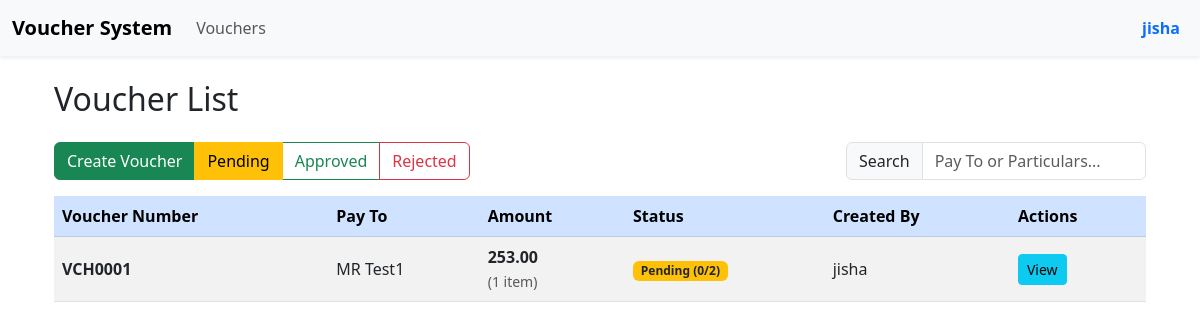
Page /vouchers/ (signed in) on the earlier database version.
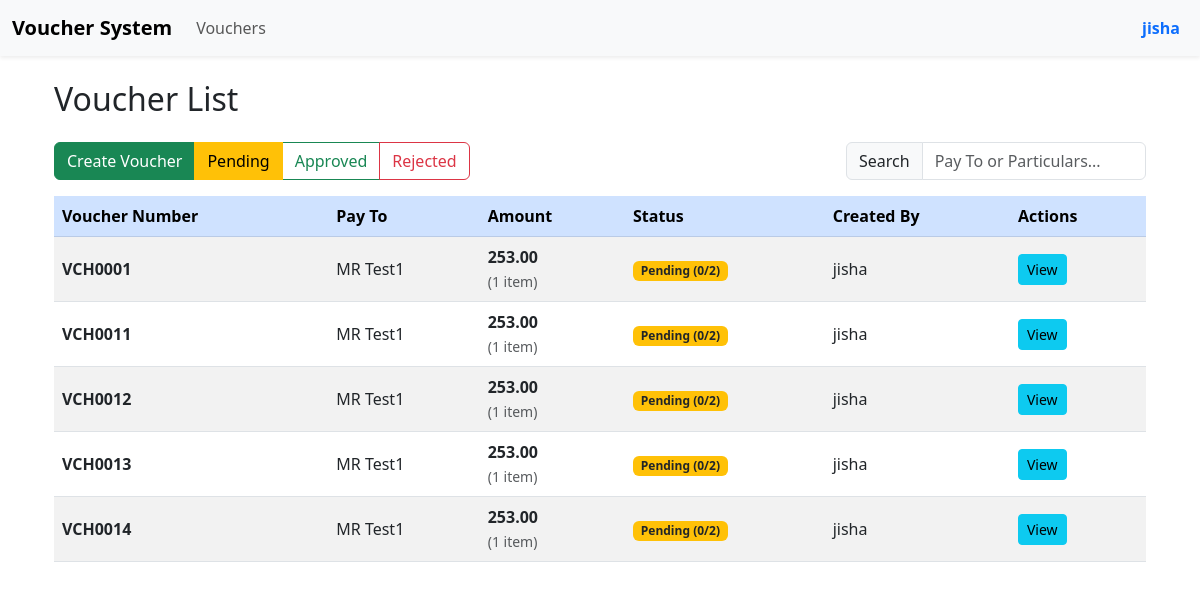
Same page on the later database version.
### vouchers/models.py (models this page shows, shortened)
class Voucher(models.Model):
    PAYMENT_TYPES = (
        ('CASH', 'Cash'),
        ('CHEQUE', 'Cheque'),
        ('PETTY_CASH', 'Petty Cash'),
    )
    voucher_number = models.CharField(max_length=20, unique=True, blank=True)
    voucher_date = models.DateField()
    payment_type = models.CharField(max_length=20, choices=PAYMENT_TYPES)
    name_title = models.CharField(max_length=5, choices=[('MR', 'Mr.'), ('MRS', 'Mrs.'), ('MS', 'Ms.')])
    pay_to = models.CharField(max_length=200)
    attachment = models.FileField(upload_to='vouchers/attachments/', null=True, blank=True)
    cheque_number = models.CharField(
        max_length=20,
        blank=True,
        null=True,
        help_text="Required only for Cheque payments"
    )
    cheque_attachment = models.FileField(
        upload_to='vouchers/cheques/',
        null=True,
        blank=True,
        help_text="Required only for Cheque payments"
    )
    created_by = models.ForeignKey(User, on_delete=models.CASCADE, related_name='vouchers')
    created_at = models.DateTimeField(auto_now_add=True)
    status = models.CharField(
        max_length=10,
        choices=[('PENDING', 'Pending'), ('APPROVED', 'Approved'), ('REJECTED', 'Rejected')],
        default='PENDING'
    )
    required_approvers_snapshot = models.JSONField(
        default=list,
        blank=True,
        help_text="List of usernames required at voucher creation time"
    )
    def _get_current_required_approvers(self):
        levels = ApprovalLevel.objects.filter(is_active=True).select_related('designation').order_by('order')
        usernames = []
        for level in levels:
            users = UserProfile.objects.filter(
                designation=level.designation,
                user__groups__name='Admin Staff'
            ).values_list('user__username', flat=True).distinct()
            usernames.extend(users)
        return usernames
    @property
    def required_approvers(self):
        if self.status in ['APPROVED', 'REJECTED']:
            return self.required_approvers_snapshot or []
        else:
            return self._get_current_required_approvers()

class Particular(models.Model):
    voucher = models.ForeignKey(Voucher, on_delete=models.CASCADE, related_name='particulars')
    description = models.CharField(max_length=300)
    amount = models.DecimalField(max_digits=12, decimal_places=2)
    attachment = models.FileField(
        upload_to='vouchers/particulars/',
        null=True,
        blank=True,
        help_text="Attach receipt/invoice for this item"
    )

class ApprovalLevel(models.Model):
    designation = models.OneToOneField(Designation, on_delete=models.CASCADE)
    order = models.PositiveIntegerField(unique=True, help_text="Lower number = earlier in approval chain")
    is_active = models.BooleanField(default=True, help_text="Only active levels require approval")
    updated_by = models.ForeignKey(User, on_delete=models.CASCADE)
    updated_at = models.DateTimeField(auto_now=True)
    class Meta:
        ordering = ['order']
        verbose_name = "Approval Level"
        verbose_name_plural = "Approval Levels"

class Designation(models.Model):
    name = models.CharField(max_length=100, unique=True)
    created_by = models.ForeignKey(User, on_delete=models.SET_NULL, null=True, related_name='designations')
    created_at = models.DateTimeField(auto_now_add=True)

### vouchers/views.py (the view, shortened to what this page needs)
# urls.py: path('vouchers/', VoucherListView.as_view(), name='voucher_list'),
class VoucherListView(LoginRequiredMixin, ListView):
    model = Voucher
    template_name = 'vouchers/voucher_list.html'
    context_object_name = 'vouchers'
    paginate_by = 10
    def get_queryset(self):
        qs = super().get_queryset().select_related('created_by')
        qs = qs.prefetch_related('particulars', 'approvals', 'approvals__approver')
        if not self.request.user.is_superuser:
            if self.request.user.groups.filter(name='Accountants').exists():
                qs = qs.filter(created_by=self.request.user)
        return qs.annotate(
            approved_count=Count(Case(When(approvals__status='APPROVED', then=1)), output_field=IntegerField()),
            rejected_count=Count(Case(When(approvals__status='REJECTED', then=1)), output_field=IntegerField())
        )
    def get_context_data(self, **kwargs):
        context = super().get_context_data(**kwargs)
        user = self.request.user
        context['is_accountant'] = user.is_authenticated and user.groups.filter(name='Accountants').exists()
        context['is_admin_staff'] = user.is_authenticated and (user.groups.filter(name='Admin Staff').exists() or user.is_superuser)
        context['designations'] = Designation.objects.all()
        for voucher in context['vouchers']:
            try:
                voucher.user_approval = voucher.approvals.get(approver=user)
            except VoucherApproval.DoesNotExist:
                voucher.user_approval = None
            required = set(voucher.required_approvers)
            approved_usernames = set(
                voucher.approvals.filter(status='APPROVED')
                .values_list('approver__username', flat=True)
            )
            voucher.pending_approvers = [
                {'name': name, 'has_approved': name in approved_usernames}
                for name in required
            ]
            if voucher.status == 'PENDING':
                levels = ApprovalLevel.objects.filter(is_active=True) \
                    .select_related('designation').order_by('order')
                level_data = []
                for level in levels:
                    level_users = UserProfile.objects.filter(
                        designation=level.designation,
                        user__groups__name='Admin Staff'
                    ).values_list('user__username', flat=True)
                    all_approved = all(u in approved_usernames for u in level_users)
                    some_approved = any(u in approved_usernames for u in level_users)
                    level_data.append({
                        'designation': level.designation,
                        'all_approved': all_approved,
                        'some_approved': some_approved,
                        'is_next': False
                    })
                for lvl in level_data:
                    if not lvl['all_approved']:
                        lvl['is_next'] = True
                        break
                voucher.approval_levels = level_data
            can_approve = True
            waiting_for = None
            voucher.can_approve = can_approve
            voucher.waiting_for_designation = waiting_for
        return context

### vouchers/templatetags/voucher_tags.py (called while the page is built)
@register.filter
def sum_particulars(queryset):
    from decimal import Decimal
    total = sum(p.amount for p in queryset if p.amount)
    return total or Decimal('0.00')

@register.filter
def sub(a, b):
    return a - b

### vouchers/templates/vouchers/voucher_list.html (shortened to what this page needs)
{% extends 'base.html' %}
{% load static %}
{% load voucher_tags %}
{% block content %}
<div class="container mt-4">
    <h2 class="mb-4">Voucher List</h2>
    <div class="d-flex justify-content-between align-items-center mb-3 flex-wrap gap-2">
        <div class="btn-group" role="group">
            {% if user.groups.all.0.name == 'Accountants' %}
            <button class="btn btn-success" data-bs-toggle="modal" data-bs-target="#createVoucherModal">
                Create Voucher
            </button>
            {% endif %}
            <button class="btn btn-outline-warning filter-btn active" data-status="PENDING">Pending</button>
            <button class="btn btn-outline-success filter-btn" data-status="APPROVED">Approved</button>
            <button class="btn btn-outline-danger filter-btn" data-status="REJECTED">Rejected</button>
        </div>
        <div class="input-group" style="width: 300px;">
            <span class="input-group-text">Search</span>
            <input type="text" id="searchInput" class="form-control"
                   placeholder="Pay To or Particulars..." autocomplete="off">
        </div>
    </div>
    <div class="table-responsive">
        <table class="table table-striped table-hover align-middle" id="voucherTable">
            <thead class="table-primary">
                <tr>
                    <th>Voucher Number</th>
                    <th>Pay To</th>
                    <th>Amount</th>
                    <th>Status</th>
                    <th>Created By</th>
                    <th>Actions</th>
                </tr>
            </thead>
            <tbody id="voucher-tbody">
                {% for voucher in vouchers %}
                <tr class="voucher-row"
                    data-voucher-id="{{ voucher.id }}"
                    data-status="{{ voucher.status }}"
                    data-pay-to="{{ voucher.pay_to|lower }}"
                    data-particulars="{% for p in voucher.particulars.all %}{{ p.description|lower }}{% if not forloop.last %} {% endif %}{% endfor %}">
                    <td><strong>{{ voucher.voucher_number }}</strong></td>
                    <td>{{ voucher.name_title }} {{ voucher.pay_to }}</td>
                    <td>
                        {% if voucher.particulars.exists %}
                            <strong>{{ voucher.particulars.all|sum_particulars|floatformat:2 }}</strong><br>
                            <small class="text-muted">
                                ({{ voucher.particulars.all|length }} item{{ voucher.particulars.all|length|pluralize }})
                            </small>
                        {% else %}
                            <em class="text-muted">No particulars</em>
                        {% endif %}
                    </td>
                    <td class="status-cell">
                        <a href="#" class="status-link"
                           data-bs-toggle="modal"
                           data-bs-target="#approvalModal{{ voucher.id }}">
                            {% if voucher.status == 'PENDING' %}
                                <span class="badge bg-warning text-dark">
                                    Pending ({{ voucher.approved_count|default:0 }}/{{ voucher.required_approvers|length }})
                                </span>
                            {% elif voucher.status == 'APPROVED' %}
                                <span class="badge bg-success">Approved</span>
                            {% elif voucher.status == 'REJECTED' %}
                                <span class="badge bg-danger">Rejected</span>
                            {% endif %}
                        </a>
                    </td>
                    <td>{{ voucher.created_by.username }}</td>
                    <td class="action-cell">
                        <a href="{% url 'voucher_detail' voucher.id %}"
                           class="btn btn-info btn-sm">View</a>
                    </td>
                </tr>
                {% endfor %}
            </tbody>
        </table>
    </div>
</div>
{% endblock %}

### vouchers/templates/base.html (shortened to what this page needs)
{% load static %}
<!DOCTYPE html>
<html lang="en">
<head>
    <link href="https://cdn.jsdelivr.net/npm/bootstrap@5.3.0/dist/css/bootstrap.min.css" rel="stylesheet">
    <link rel="stylesheet" href="https://cdn.jsdelivr.net/npm/bootstrap-icons@1.11/font/bootstrap-icons.css">
</head>
<body>
    {% now "Y-m-d" as today %}
    <nav class="navbar navbar-expand-lg navbar-light bg-light shadow-sm">
        <div class="container-fluid">
            <a class="navbar-brand fw-bold" href="{% url 'home' %}">Voucher System</a>
            <div class="collapse navbar-collapse" id="navbarContent">
                <ul class="navbar-nav me-auto">
                    <li class="nav-item"><a class="nav-link" href="{% url 'voucher_list' %}">Vouchers</a></li>
                </ul>
                <ul class="navbar-nav ms-auto align-items-center">
                    {% if user.is_authenticated %}
                        <li class="nav-item dropdown">
                            <a class="nav-link dropdown-toggle text-primary fw-bold d-flex align-items-center gap-2"
                               href="#" role="button" data-bs-toggle="dropdown">
                                {{ user.username }}
                            </a>
                        </li>
                    {% else %}
                        <li class="nav-item"><a class="nav-link" href="{% url 'login' %}">Login</a></li>
                    {% endif %}
                </ul>
            </div>
        </div>
    </nav>
    <div class="container mt-4">{% block content %}{% endblock %}</div>
</body>
</html>

### vouchers/templates/base.html (style rules this page uses)
.navbar .dropdown-toggle::after { display: none; }

Differences in the rows shown:
added Voucher: voucher_number "VCH0011", name_title "MR", pay_to "Test1", particulars.all|sum_particulars "253.00", particulars.all|length "1", approved_count "0", required_approvers|length "2", created_by.username "jisha"
added Voucher: voucher_number "VCH0012", name_title "MR", pay_to "Test1", particulars.all|sum_particulars "253.00", particulars.all|length "1", approved_count "0", required_approvers|length "2", created_by.username "jisha"
added Voucher: voucher_number "VCH0013", name_title "MR", pay_to "Test1", particulars.all|sum_particulars "253.00", particulars.all|length "1", approved_count "0", required_approvers|length "2", created_by.username "jisha"
added Voucher: voucher_number "VCH0014", name_title "MR", pay_to "Test1", particulars.all|sum_particulars "253.00", particulars.all|length "1", approved_count "0", required_approvers|length "2", created_by.username "jisha"
